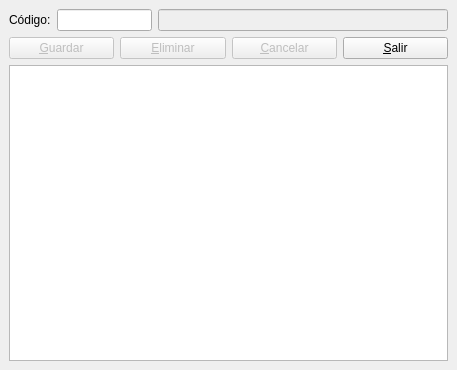
<ui version="4.0" >
 <author>José Manuel Díez Botella</author>
 <class>dif_conc</class>
 <widget class="QDialog" name="dif_conc" >
  <property name="geometry" >
   <rect>
    <x>0</x>
    <y>0</y>
    <width>457</width>
    <height>370</height>
   </rect>
  </property>
  <property name="windowTitle" >
   <string>Edición / Alta de conceptos en diferencias de conciliaciones</string>
  </property>
  <layout class="QVBoxLayout" >
   <property name="spacing" >
    <number>6</number>
   </property>
   <property name="leftMargin" >
    <number>9</number>
   </property>
   <property name="topMargin" >
    <number>9</number>
   </property>
   <property name="rightMargin" >
    <number>9</number>
   </property>
   <property name="bottomMargin" >
    <number>9</number>
   </property>
   <item>
    <layout class="QHBoxLayout" >
     <property name="spacing" >
      <number>6</number>
     </property>
     <property name="leftMargin" >
      <number>0</number>
     </property>
     <property name="topMargin" >
      <number>0</number>
     </property>
     <property name="rightMargin" >
      <number>0</number>
     </property>
     <property name="bottomMargin" >
      <number>0</number>
     </property>
     <item>
      <widget class="QLabel" name="label" >
       <property name="text" >
        <string>Código:</string>
       </property>
      </widget>
     </item>
     <item>
      <widget class="QLineEdit" name="codigolineEdit" >
       <property name="maximumSize" >
        <size>
         <width>95</width>
         <height>16777215</height>
        </size>
       </property>
      </widget>
     </item>
     <item>
      <widget class="QLineEdit" name="descripcionlineEdit" >
       <property name="enabled" >
        <bool>false</bool>
       </property>
       <property name="maxLength" >
        <number>80</number>
       </property>
      </widget>
     </item>
    </layout>
   </item>
   <item>
    <layout class="QHBoxLayout" >
     <property name="spacing" >
      <number>6</number>
     </property>
     <property name="leftMargin" >
      <number>0</number>
     </property>
     <property name="topMargin" >
      <number>0</number>
     </property>
     <property name="rightMargin" >
      <number>0</number>
     </property>
     <property name="bottomMargin" >
      <number>0</number>
     </property>
     <item>
      <widget class="QPushButton" name="BotonGuardar" >
       <property name="enabled" >
        <bool>false</bool>
       </property>
       <property name="text" >
        <string>&amp;Guardar</string>
       </property>
       <property name="default" >
        <bool>true</bool>
       </property>
      </widget>
     </item>
     <item>
      <widget class="QPushButton" name="BotonEliminar" >
       <property name="enabled" >
        <bool>false</bool>
       </property>
       <property name="text" >
        <string>&amp;Eliminar</string>
       </property>
       <property name="autoDefault" >
        <bool>false</bool>
       </property>
      </widget>
     </item>
     <item>
      <widget class="QPushButton" name="BotonCancelar" >
       <property name="enabled" >
        <bool>false</bool>
       </property>
       <property name="text" >
        <string>&amp;Cancelar</string>
       </property>
       <property name="autoDefault" >
        <bool>false</bool>
       </property>
      </widget>
     </item>
     <item>
      <widget class="QPushButton" name="BotonSalir" >
       <property name="text" >
        <string>&amp;Salir</string>
       </property>
       <property name="autoDefault" >
        <bool>false</bool>
       </property>
      </widget>
     </item>
    </layout>
   </item>
   <item>
    <widget class="QTableView" name="tabla" />
   </item>
  </layout>
 </widget>
 <resources/>
 <connections>
  <connection>
   <sender>BotonSalir</sender>
   <signal>clicked()</signal>
   <receiver>dif_conc</receiver>
   <slot>accept()</slot>
   <hints>
    <hint type="sourcelabel" >
     <x>372</x>
     <y>85</y>
    </hint>
    <hint type="destinationlabel" >
     <x>420</x>
     <y>107</y>
    </hint>
   </hints>
  </connection>
 </connections>
</ui>
